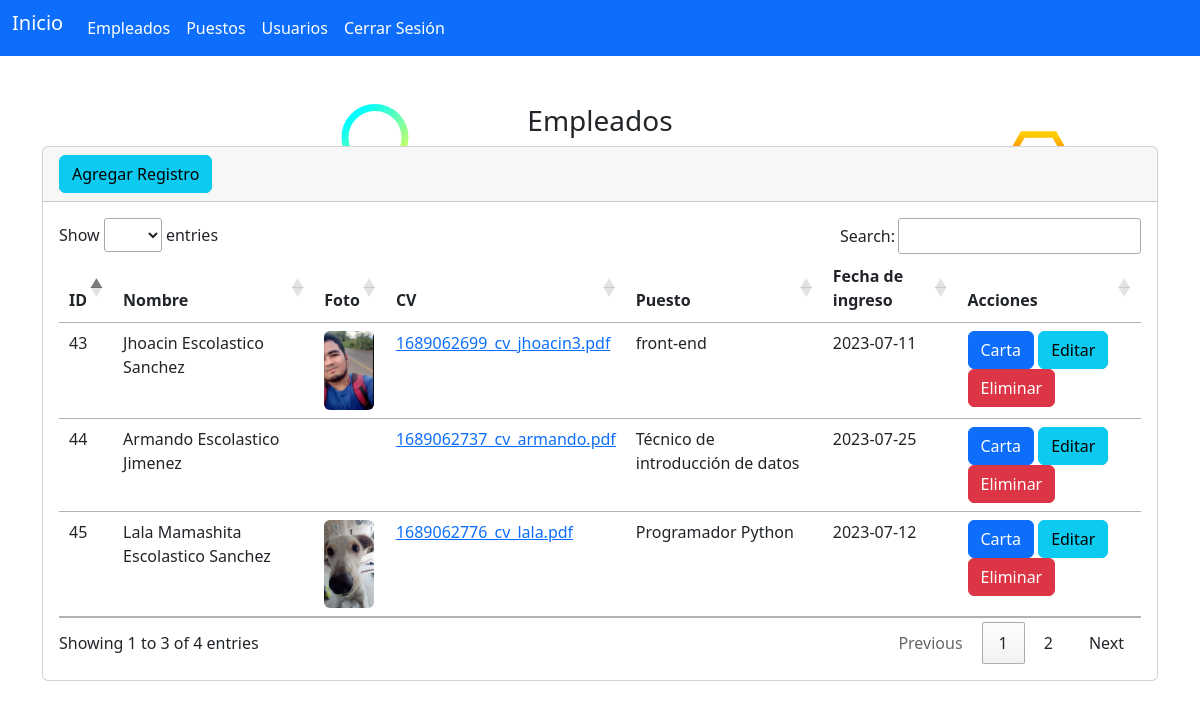
Page /App_web_CRUD_Gestion_Empleados/secciones/empleados/index.php (signed in) on the committed database.
### tables this page shows
CREATE TABLE `tb_empleados` (
  `id` int(11) NOT NULL,
  `primernombre` varchar(255) DEFAULT NULL,
  `segundornombre` varchar(255) DEFAULT NULL,
  `primerapellido` varchar(255) DEFAULT NULL,
  `segundoapellido` varchar(255) DEFAULT NULL,
  `foto` varchar(255) DEFAULT NULL,
  `cv` varchar(255) DEFAULT NULL,
  `idpuesto` int(11) DEFAULT NULL,
  `fechadeingreso` date DEFAULT NULL
);

### App_web_CRUD_Gestion_Empleados/secciones/empleados/index.php (the view, shortened to what this page needs)
<?php
include("../../bd.php");
$sentencia=$conexion->prepare("SELECT *,
(SELECT nombredelpuesto  FROM tb_puestos WHERE tb_puestos.id=tb_empleados.idpuesto limit 1) as puesto
FROM `tb_empleados`");
$sentencia->execute();
$lista_tb_empleados=$sentencia->fetchAll(PDO::FETCH_ASSOC);
?>
<?php include("../../templates/header.php"); ?>
<br/>
<br/>
<h3 class="text-center" >Empleados</h3>
<div class="card">
    <div class="card-header">
        <a name="" id="" class="btn btn-info" href="crear.php" role="button">Agregar Registro</a>
    </div>
    <div class="card-body">
     <div class="table-responsive-sm">
        <table class="table" id="tabla_id">
            <thead>
                <tr>
                    <th scope="col">ID</th>
                    <th scope="col">Nombre</th>
                    <th scope="col">Foto</th>
                    <th scope="col">CV</th>
                    <th scope="col">Puesto</th>
                    <th scope="col">Fecha de ingreso</th>
                    <th scope="col">Acciones</th>
                </tr>
            </thead>
            <tbody>
                <?php foreach ($lista_tb_empleados as $registro) { ?>
                <tr class="">
                    <td scope="row"> <?php  echo $registro['id']; ?> </td>
                    <td scope="row">
                        <?php  echo $registro['primernombre']; ?>
                        <?php  echo $registro['segundornombre']; ?>
                        <?php  echo $registro['primerapellido']; ?>
                        <?php  echo $registro['segundoapellido']; ?>
                    </td>
                    <td>
                        <img width="50" src="<?php echo $registro['foto']; ?>" class="img-fluid rounded" alt="">
                    </td>
                    <td>
                        <a href=" <?php  echo $registro['cv']; ?>" target="_blank">
                        <?php  echo $registro['cv']; ?>
                        </a>
                    </td>
                    <td> <?php  echo $registro['puesto']; ?> </td>
                    <td> <?php  echo $registro['fechadeingreso']; ?> </td> </td>
                    <td>
                    <a href="carta_recomendacion.php?txtID=<?php  echo $registro['id']; ?>" class="btn btn-primary" role="button">Carta</a>
                    <a class="btn btn-info" href="editar.php?txtID=<?php  echo $registro['id']; ?>" role="button">Editar</a>
                    <a class="btn btn-danger" href="javascript:borrar(<?php  echo $registro['id']; ?>);" role="button">Eliminar</a>
                </td>
                </tr>
                <?php } ?>
            </tbody>
        </table>
     </div>
    </div>
</div>
<?php include("../../templates/footer.php"); ?>

### App_web_CRUD_Gestion_Empleados/templates/header.php (shortened to what this page needs)
<?php
$url_base="http://localhost/PRACTICAS/AplicacionWeb01/";
?>
<!doctype html>
<html lang="es">
<head>
  <link href="https://cdn.jsdelivr.net/npm/bootstrap@5.2.1/dist/css/bootstrap.min.css" rel="stylesheet"
>
    <link rel="stylesheet" href="https://cdn.datatables.net/1.13.5/css/jquery.dataTables.css" />
</head>
<body>
    <nav class="navbar navbar-expand-sm navbar-dark bg-primary">
        <div class="container-fluid">
            <ul class="navbar-nav me-auto mt-2 mt-lg-0">
                <li class="nav-item">
                    <a class="navbar-brand" href="<?php echo $url_base;?>index.php" aria-current="page"> Inicio <span class="visually-hidden"></span></a>
                </li>
                <li class="nav-item">
                    <a class="nav-link active" href="<?php echo $url_base;?>secciones/empleados" aria-current="page">Empleados <span class="visually-hidden"></span></a>
                </li>
                <li class="nav-item">
                    <a class="nav-link active" href="<?php echo $url_base;?>secciones/puestos" aria-current="page">Puestos <span class="visually-hidden"></span></a>
                </li>
                <li class="nav-item">
                    <a class="nav-link active" href="<?php echo $url_base;?>secciones/usuarios" aria-current="page">Usuarios <span class="visually-hidden"></span></a>
                </li>
                <li class="nav-item">
                    <a class="nav-link active" href="<?php echo $url_base;?>cerrar.php" aria-current="page">Cerrar Sesión <span class="visually-hidden"></span></a>
                </li>
            </ul>
        </div>
    </nav>
  <main class="container">

### App_web_CRUD_Gestion_Empleados/templates/footer.php (shortened to what this page needs)
</main>
</body>
</html>

### App_web_CRUD_Gestion_Empleados/secciones/empleados/index.php (style rules this page uses)
body { background: url(fondo3.svg); background-repeat: no-repeat; background-attachment: fixed; background-size: 100% 100%; }

### rows in the picture
tb_empleados: id "43", primernombre "Jhoacin", primerapellido "Escolastico", segundoapellido "Sanchez", foto (picture), cv "1689062699_cv_jhoacin3.pdf", puesto "front-end", fechadeingreso "2023-07-11"
tb_empleados: id "44", primernombre "Armando", primerapellido "Escolastico", segundoapellido "Jimenez", cv "1689062737_cv_armando.pdf", puesto "Técnico de introducción de datos", fechadeingreso "2023-07-25"
tb_empleados: id "45", primernombre "Lala", segundornombre "Mamashita", primerapellido "Escolastico", segundoapellido "Sanchez", foto (picture), cv "1689062776_cv_lala.pdf", puesto "Programador Python", fechadeingreso "2023-07-12"
